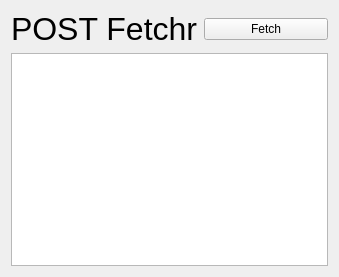
<?xml version="1.0" encoding="UTF-8"?>
<ui version="4.0">
 <class>Widget</class>
 <widget class="QWidget" name="Widget">
  <property name="geometry">
   <rect>
    <x>0</x>
    <y>0</y>
    <width>339</width>
    <height>277</height>
   </rect>
  </property>
  <property name="windowTitle">
   <string>Widget</string>
  </property>
  <layout class="QVBoxLayout" name="verticalLayout">
   <item>
    <layout class="QHBoxLayout" name="horizontalLayout">
     <item>
      <widget class="QLabel" name="label">
       <property name="font">
        <font>
         <pointsize>24</pointsize>
        </font>
       </property>
       <property name="text">
        <string>POST Fetchr</string>
       </property>
      </widget>
     </item>
     <item>
      <widget class="QPushButton" name="fetchButton">
       <property name="text">
        <string>Fetch</string>
       </property>
      </widget>
     </item>
    </layout>
   </item>
   <item>
    <widget class="QListWidget" name="listWidget"/>
   </item>
  </layout>
 </widget>
 <resources/>
 <connections/>
</ui>
